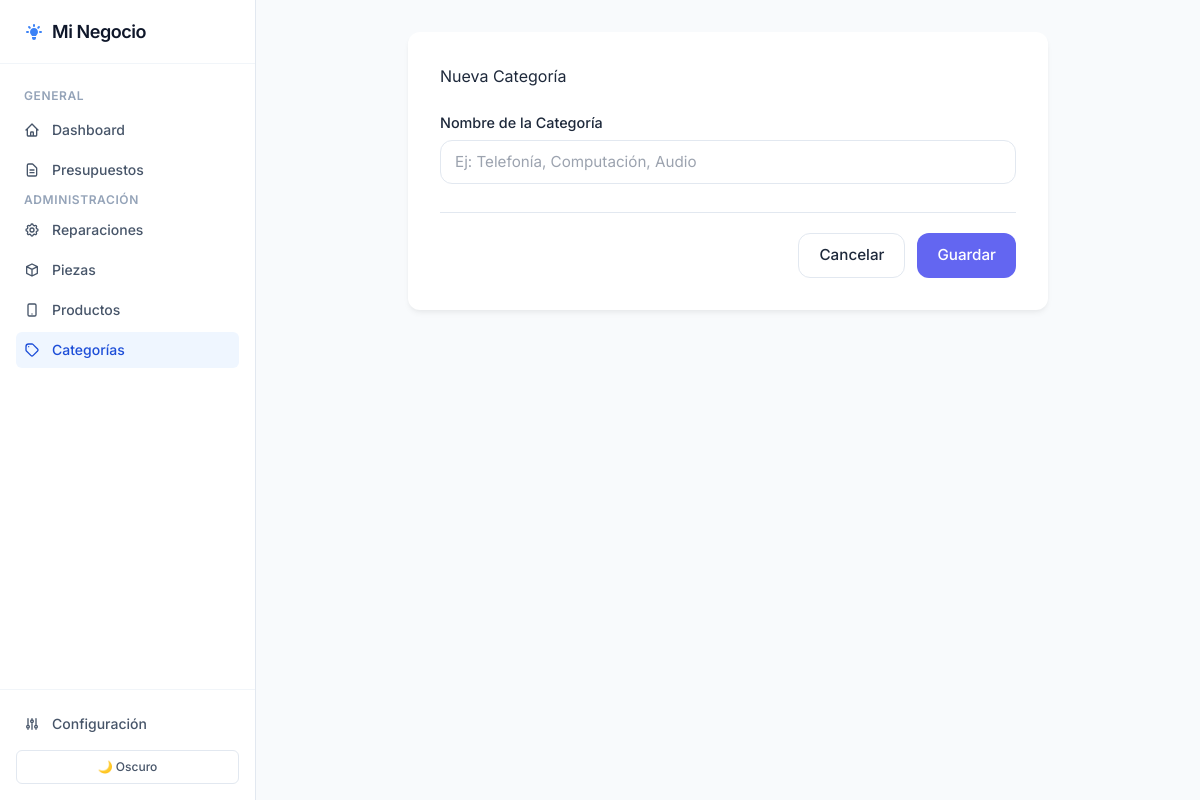
Page /categorias/nueva on the committed database.
### tables this page shows
CREATE TABLE configuracion (
                clave TEXT PRIMARY KEY,
                valor TEXT NOT NULL,
                descripcion TEXT
            );

### app.py (the view)
@app.route("/categorias/nueva")
def vista_categoria_nueva():
    return render_template("categorias/form.html", categoria=None)

### app.py (called while the page is built)
def get_connection():
    conn = sqlite3.connect(DB_PATH)
    conn.row_factory = sqlite3.Row          # permite acceder columnas por nombre
    conn.execute("PRAGMA foreign_keys = ON")
    return conn

### templates/categorias/form.html (shortened to what this page needs)
{% extends 'base.html' %}
{% set seccion = 'categorias' %}
{% block content %}
<div class="form-container">
    <h2>{{ 'Editar Categoría' if categoria else 'Nueva Categoría' }}</h2>
    <form action="{{ '/categorias/' + categoria.id|string + '/actualizar' if categoria else '/categorias/crear' }}"
          method="POST" class="styled-form">
        <div class="form-group">
            <label for="nombre">Nombre de la Categoría</label>
            <input type="text" id="nombre" name="nombre"
                   value="{{ categoria.nombre if categoria else '' }}"
                   placeholder="Ej: Telefonía, Computación, Audio"
                   required>
        </div>
        <div class="form-actions">
            <a href="/categorias" class="btn btn-outline">Cancelar</a>
            <button type="submit" class="btn btn-primary">
                {{ 'Actualizar' if categoria else 'Guardar' }}
            </button>
        </div>
    </form>
</div>
{% endblock %}

### templates/base.html (shortened to what this page needs)
<!DOCTYPE html>
<html lang="es" data-theme="light">
<head>
    <script src="https://cdn.tailwindcss.com"></script>
    <link rel="stylesheet" href="{{ url_for('static', filename='style.css') }}">
</head>
<body class="bg-slate-50 text-slate-800 antialiased flex h-screen overflow-hidden font-sans selection:bg-blue-100 selection:text-blue-900 transition-colors duration-300 dark:bg-slate-900 dark:text-slate-100">
    <aside class="w-64 bg-white dark:bg-slate-950 border-r border-slate-200 dark:border-slate-800 flex flex-col flex-shrink-0 transition-colors duration-300">
        <div class="h-16 flex items-center px-6 border-b border-slate-100 dark:border-slate-800">
            <a href="/" class="flex items-center gap-2 text-slate-900 dark:text-white text-lg font-semibold tracking-tight hover:opacity-80 transition-opacity">
                {{ config_alias.negocio | default('Mi Negocio') }}
            </a>
        </div>
        <nav class="flex-1 px-4 py-6 overflow-y-auto space-y-1">
            <p class="px-2 text-xs font-semibold text-slate-400 dark:text-slate-500 uppercase tracking-wider mb-2">General</p>
            <a href="/" class="flex items-center gap-3 px-2 py-2 text-sm font-medium rounded-md transition-colors {% if seccion == 'dashboard' %}bg-blue-50 text-blue-700 dark:bg-blue-900/30 dark:text-blue-400{% else %}text-slate-600 hover:bg-slate-100 dark:text-slate-400 dark:hover:bg-slate-800 dark:hover:text-slate-200{% endif %}">
                <svg class="w-4 h-4" fill="none" stroke="currentColor" viewBox="0 0 24 24"><path stroke-linecap="round" stroke-linejoin="round" stroke-width="2" d="M3 12l2-2m0 0l7-7 7 7M5 10v10a1 1 0 001 1h3m10-11l2 2m-2-2v10a1 1 0 01-1 1h-3m-6 0a1 1 0 001-1v-4a1 1 0 011-1h2a1 1 0 011 1v4a1 1 0 001 1m-6 0h6"></path></svg>
                Dashboard
            </a>
            <a href="/presupuestos" class="flex items-center gap-3 px-2 py-2 text-sm font-medium rounded-md transition-colors {% if seccion == 'presupuestos' %}bg-blue-50 text-blue-700 dark:bg-blue-900/30 dark:text-blue-400{% else %}text-slate-600 hover:bg-slate-100 dark:text-slate-400 dark:hover:bg-slate-800 dark:hover:text-slate-200{% endif %}">
                <svg class="w-4 h-4" fill="none" stroke="currentColor" viewBox="0 0 24 24"><path stroke-linecap="round" stroke-linejoin="round" stroke-width="2" d="M9 12h6m-6 4h6m2 5H7a2 2 0 01-2-2V5a2 2 0 012-2h5.586a1 1 0 01.707.293l5.414 5.414a1 1 0 01.293.707V19a2 2 0 01-2 2z"></path></svg>
                Presupuestos
            </a>
            <p class="px-2 text-xs font-semibold text-slate-400 dark:text-slate-500 uppercase tracking-wider mt-6 mb-2">Administración</p>
            <a href="/tipos-reparacion" class="flex items-center gap-3 px-2 py-2 text-sm font-medium rounded-md transition-colors {% if seccion == 'reparaciones' %}bg-blue-50 text-blue-700 dark:bg-blue-900/30 dark:text-blue-400{% else %}text-slate-600 hover:bg-slate-100 dark:text-slate-400 dark:hover:bg-slate-800 dark:hover:text-slate-200{% endif %}">
                {{ config_alias.servicios | default('Servicios') }}
            </a>
            <a href="/piezas" class="flex items-center gap-3 px-2 py-2 text-sm font-medium rounded-md transition-colors {% if seccion == 'piezas' %}bg-blue-50 text-blue-700 dark:bg-blue-900/30 dark:text-blue-400{% else %}text-slate-600 hover:bg-slate-100 dark:text-slate-400 dark:hover:bg-slate-800 dark:hover:text-slate-200{% endif %}">
                <svg class="w-4 h-4" fill="none" stroke="currentColor" viewBox="0 0 24 24"><path stroke-linecap="round" stroke-linejoin="round" stroke-width="2" d="M20 7l-8-4-8 4m16 0l-8 4m8-4v10l-8 4m0-10L4 7m8 4v10M4 7v10l8 4"></path></svg>
                {{ config_alias.insumos | default('Insumos') }}
            </a>
            <a href="/productos" class="flex items-center gap-3 px-2 py-2 text-sm font-medium rounded-md transition-colors {% if seccion == 'productos' %}bg-blue-50 text-blue-700 dark:bg-blue-900/30 dark:text-blue-400{% else %}text-slate-600 hover:bg-slate-100 dark:text-slate-400 dark:hover:bg-slate-800 dark:hover:text-slate-200{% endif %}">
                <svg class="w-4 h-4" fill="none" stroke="currentColor" viewBox="0 0 24 24"><path stroke-linecap="round" stroke-linejoin="round" stroke-width="2" d="M12 18h.01M8 21h8a2 2 0 002-2V5a2 2 0 00-2-2H8a2 2 0 00-2 2v14a2 2 0 002 2z"></path></svg>
                {{ config_alias.proyectos | default('Proyectos') }}
            </a>
            <a href="/categorias" class="flex items-center gap-3 px-2 py-2 text-sm font-medium rounded-md transition-colors {% if seccion == 'categorias' %}bg-blue-50 text-blue-700 dark:bg-blue-900/30 dark:text-blue-400{% else %}text-slate-600 hover:bg-slate-100 dark:text-slate-400 dark:hover:bg-slate-800 dark:hover:text-slate-200{% endif %}">
                <svg class="w-4 h-4" fill="none" stroke="currentColor" viewBox="0 0 24 24"><path stroke-linecap="round" stroke-linejoin="round" stroke-width="2" d="M7 7h.01M7 3h5c.512 0 1.024.195 1.414.586l7 7a2 2 0 010 2.828l-7 7a2 2 0 01-2.828 0l-7-7A1.994 1.994 0 013 12V7a4 4 0 014-4z"></path></svg>
                Categorías
            </a>
        </nav>
        <div class="p-4 border-t border-slate-100 dark:border-slate-800">
            <a href="/configuracion" class="flex items-center gap-3 px-2 py-2 text-sm font-medium rounded-md text-slate-600 hover:bg-slate-100 dark:text-slate-400 dark:hover:bg-slate-800 dark:hover:text-slate-200 transition-colors">
                <svg class="w-4 h-4" fill="none" stroke="currentColor" viewBox="0 0 24 24"><path stroke-linecap="round" stroke-linejoin="round" stroke-width="2" d="M12 6V4m0 2a2 2 0 100 4m0-4a2 2 0 110 4m-6 8a2 2 0 100-4m0 4a2 2 0 110-4m0 4v2m0-6V4m6 6v10m6-2a2 2 0 100-4m0 4a2 2 0 110-4m0 4v2m0-6V4"></path></svg>
                Configuración
            </a>
            <button id="theme-toggle" class="mt-2 w-full flex justify-center items-center gap-2 px-2 py-2 text-xs font-medium rounded-md border border-slate-200 dark:border-slate-700 text-slate-600 dark:text-slate-400 hover:bg-slate-50 dark:hover:bg-slate-800 transition-colors">
                <span class="icon-dark inline dark:hidden">🌙 Oscuro</span>
            </button>
        </div>
    </aside>
    <main class="flex-1 flex flex-col overflow-y-auto">
        <div class="p-8 max-w-6xl mx-auto w-full">
            {% block content %}{% endblock %}
        </div>
    </main>
</body>
</html>

### static/style.css (style rules this page uses)
:root { --bg-color: #f4f7f6; --surface-color: #ffffff; --text-primary: #1e293b; --text-secondary: #64748b; --primary-color: #6366f1; --primary-hover: #4f46e5; --danger-color: #ef4444; --danger-hover: #dc2626; --success-color: #10b981; --warning-color: #f59e0b; --border-color: #e2e8f0; --sidebar-bg: #0f172a; --sidebar-text: #cbd5e1; --sidebar-hover: #1e293b; --sidebar-active: #38bdf8; --radius: 12px; --shadow: 0 4px 6px -1px rgba(0,0,0,.05), 0 2px 4px -1px rgba(0,0,0,.03); --shadow-lg: 0 10px 25px -3px rgba(0,0,0,.1), 0 4px 8px -2px rgba(0,0,0,.05); }
* { box-sizing: border-box; margin: 0; padding: 0; }
body { font-family: 'Inter', sans-serif; background-color: var(--bg-color); color: var(--text-primary); line-height: 1.6; transition: background-color 0.3s ease, color 0.3s ease; }
h1, h2, h3 { color: var(--text-primary); margin-bottom: 1rem; }
.btn { display: inline-flex; align-items: center; gap: 6px; padding: 10px 20px; border-radius: var(--radius); font-weight: 500; text-decoration: none; cursor: pointer; transition: all 0.2s; border: none; font-size: 0.95rem; font-family: inherit; }
.btn-primary { background-color: var(--primary-color); color: white; }
.btn-outline { background: transparent; border: 1px solid var(--border-color); color: var(--text-primary); }
.form-container { background: var(--surface-color); padding: 32px; border-radius: var(--radius); box-shadow: var(--shadow); max-width: 640px; margin: 0 auto; }
.form-container h2 { margin-bottom: 24px; }
.styled-form .form-group { margin-bottom: 20px; }
.styled-form label { display: block; font-weight: 500; margin-bottom: 6px; color: var(--text-primary); font-size: 0.9rem; }
.styled-form input[type="text"], .styled-form input[type="number"], .styled-form select, .styled-form textarea { width: 100%; padding: 10px 14px; border: 1px solid var(--border-color); border-radius: var(--radius); font-family: inherit; font-size: 0.95rem; transition: border-color 0.2s, box-shadow 0.2s; background: white; color: var(--text-primary); }
.form-actions { display: flex; justify-content: flex-end; gap: 12px; margin-top: 28px; padding-top: 20px; border-top: 1px solid var(--border-color); }
.text-sm { font-size: 0.85rem; }

### rows in the picture
configuracion: negocio "Mi Negocio"
configuracion: servicios "Reparaciones"
configuracion: insumos "Piezas"
configuracion: proyectos "Productos"

### other values in the picture
{{ 'Editar Categoría' if categoria else 'Nueva Categoría' }} "Nueva Categoría"
{{ 'Actualizar' if categoria else 'Guardar' }} "Guardar"
